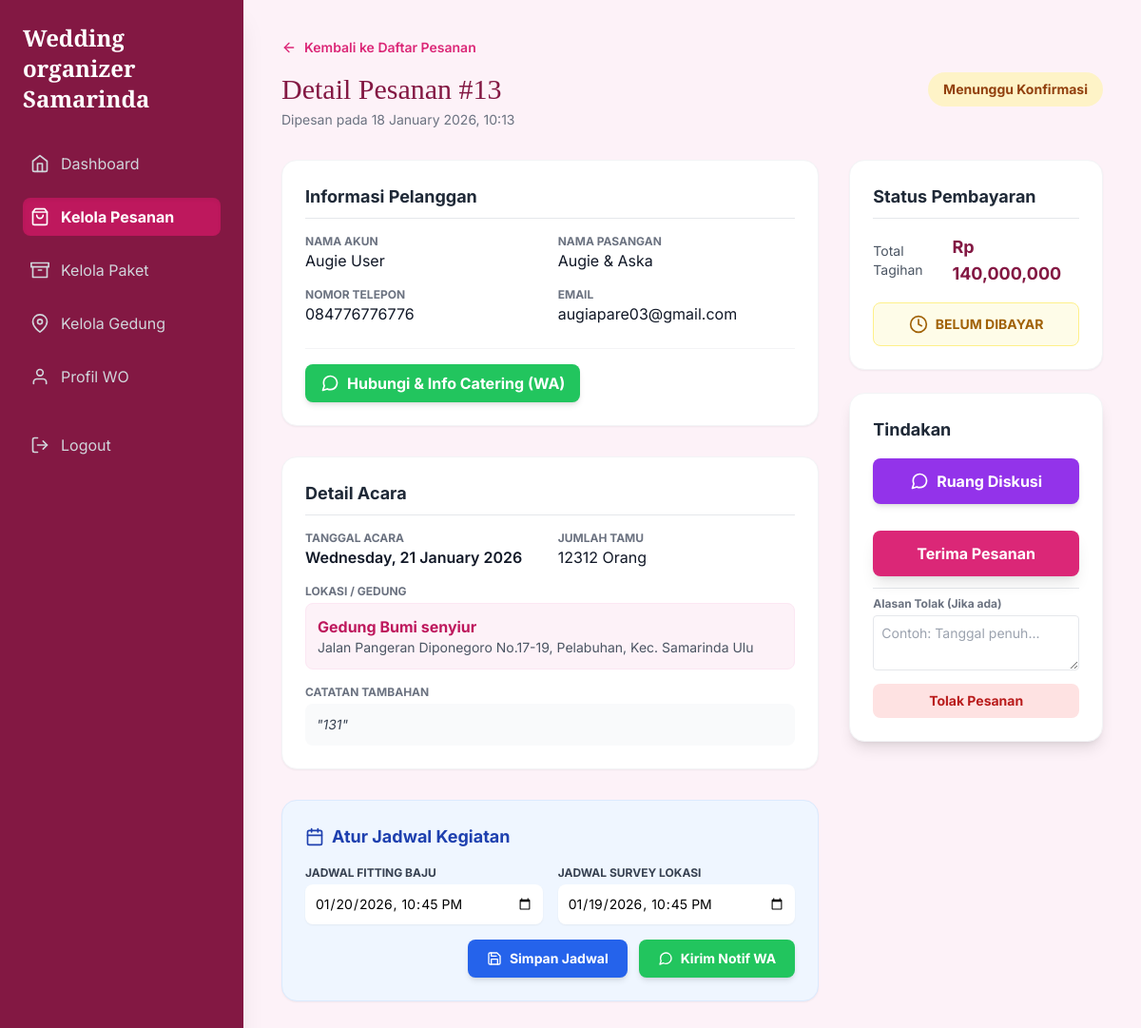
The page /organizer/pesanan/13/ (signed in) on the database as committed earlier.
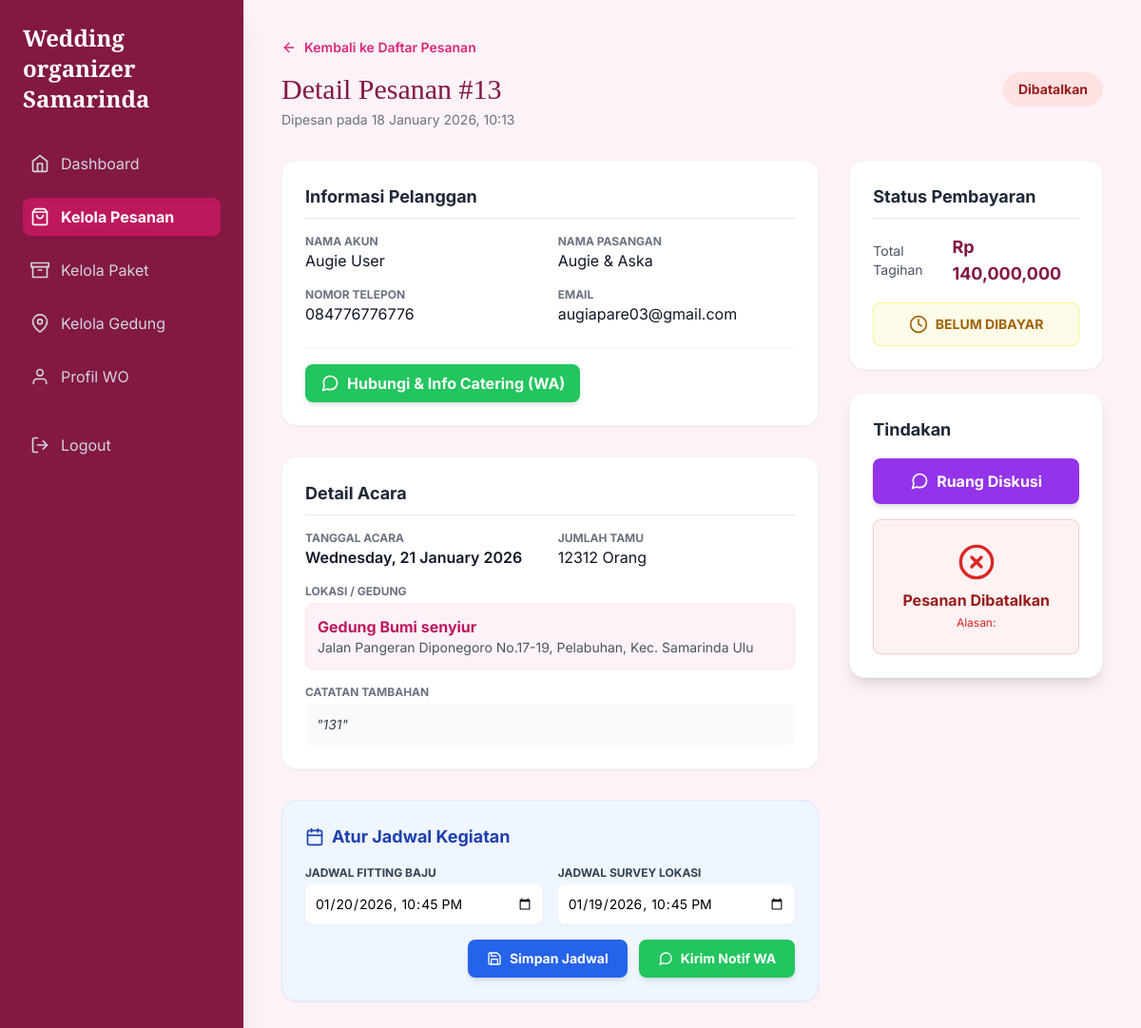
The same page on the database as committed later.
### organizer/models.py (models this page shows, shortened)
class Pesanan(models.Model):
    STATUS_CHOICES = (
        ('menunggu', 'Menunggu Konfirmasi'),
        ('dikonfirmasi', 'Dikonfirmasi'),
        ('disiapkan', 'Sedang Disiapkan'),
        ('selesai', 'Selesai'),
        ('dibatalkan', 'Dibatalkan'),
    )
    PAYMENT_STATUS_CHOICES = (
        ('belum_bayar', 'Belum Dibayar'),
        ('lunas', 'Lunas'),
    )
    paket = models.ForeignKey('Paket', on_delete=models.CASCADE)
    customer = models.ForeignKey(settings.AUTH_USER_MODEL, on_delete=models.CASCADE)
    gedung_dipilih = models.ForeignKey('Gedung', on_delete=models.SET_NULL, null=True, blank=True, related_name='pesanan_gedung')
    tgl_acara = models.DateField()
    status = models.CharField(max_length=20, choices=STATUS_CHOICES, default='menunggu')
    tgl_pesan = models.DateTimeField(auto_now_add=True)
    nama_pasangan = models.CharField(max_length=200, null=True)
    telepon = models.CharField(max_length=20, null=True)
    lokasi_acara = models.CharField(max_length=255, null=True, help_text="Diisi manual jika paket Tanpa Gedung")
    jumlah_tamu = models.IntegerField(null=True)
    catatan = models.TextField(blank=True, null=True)
    status_pembayaran = models.CharField(max_length=20, choices=PAYMENT_STATUS_CHOICES, default='belum_bayar')
    catatan_pembatalan = models.TextField(blank=True, null=True)
    tgl_fitting = models.DateTimeField(null=True, blank=True, help_text="Jadwal fitting baju pengantin")
    tgl_survey = models.DateTimeField(null=True, blank=True, help_text="Jadwal survey lokasi/gedung")

class Gedung(models.Model):
    KATEGORI_CHOICES = [
        ('S', 'S (Small)'),
        ('M', 'M (Medium)'),
        ('L', 'L (Large)'),
    ]
    wo = models.ForeignKey(
        settings.AUTH_USER_MODEL,
        on_delete=models.SET_NULL,
        null=True,
        blank=True,
        related_name='gedung_wo'
    )
    nama_gedung = models.CharField(max_length=100)
    lokasi = models.CharField(max_length=255)
    kapasitas = models.CharField(max_length=100)
    harga_sewa = models.DecimalField(max_digits=12, decimal_places=2)
    foto_gedung = models.ImageField(upload_to='gedung_photos/', null=True, blank=True)
    deskripsi = models.TextField(null=True, blank=True)
    kategori = models.CharField(max_length=1, choices=KATEGORI_CHOICES, default='M')
    fasilitas = models.TextField(null=True, blank=True)
    is_active = models.BooleanField(default=True, verbose_name="Status Aktif")
    created_at = models.DateTimeField(default=timezone.now)

class Paket(models.Model):
    KATEGORI_PAKET_CHOICES = [
        ('non_gedung', '❌ Tanpa Gedung / Venue Bebas'),
        ('S', '🏢 Gedung Small (S)'),
        ('M', '🏢 Gedung Medium (M)'),
        ('L', '🏢 Gedung Large (L)'),
    ]
    wo = models.ForeignKey(settings.AUTH_USER_MODEL, on_delete=models.CASCADE, related_name='paket_wo')
    nama_paket = models.CharField(max_length=100)
    harga = models.DecimalField(max_digits=12, decimal_places=2)
    deskripsi = models.TextField()
    foto = models.ImageField(upload_to='paket_fotos/', null=True, blank=True)
    is_active = models.BooleanField(default=True)
    kategori_gedung = models.CharField(
        max_length=20,
        choices=KATEGORI_PAKET_CHOICES,
        default='non_gedung',
        help_text="Tentukan apakah paket ini termasuk fasilitas gedung, dan kategori apa."
    )
    created_at = models.DateTimeField(default=timezone.now)

### organizer/views.py (the view, shortened to what this page needs)
# urls.py: path('pesanan/<int:pesanan_id>/', views.detail_pesanan_view, name='detail_pesanan'),
@login_required
def detail_pesanan_view(request, pesanan_id):
    pesanan = get_object_or_404(Pesanan, id=pesanan_id)
    if pesanan.paket.wo != request.user: return redirect('kelola_pesanan')
    wa_link = "#"
    no_hp_clean = ""
    if pesanan.telepon:
        no_hp_clean = pesanan.telepon.replace(" ", "").replace("-", "")
        if no_hp_clean.startswith("0"):
            no_hp_clean = "62" + no_hp_clean[1:]
        pesan_wa_gen = f"Halo {pesanan.customer.first_name}, Pesanan #{pesanan.id} ({pesanan.paket.nama_paket}) telah kami terima/konfirmasi.\n\n"
        pesan_wa_gen += "Untuk diskusi lebih lanjut atau pemilihan MENU CATERING, silakan balas pesan ini.\n"
        try:
             pesan_wa_gen += f"👉 Instagram: @{pesanan.paket.wo.profilwo.nama_brand.replace(' ', '').lower()}\n\nTerima kasih!"
        except:
             pesan_wa_gen += "Terima kasih!"
        wa_link = f"https://wa.me/{no_hp_clean}?text={urllib.parse.quote(pesan_wa_gen)}"
    wa_link_jadwal = "#"
    if no_hp_clean: # Gunakan nomor HP yg sudah bersih
        tgl_fitting_str = pesanan.tgl_fitting.strftime('%d %B %Y %H:%M') if pesanan.tgl_fitting else 'Belum ditentukan'
        tgl_survey_str = pesanan.tgl_survey.strftime('%d %B %Y %H:%M') if pesanan.tgl_survey else 'Belum ditentukan'
        pesan_wa_jadwal = f"Halo Kak {pesanan.customer.first_name}, berikut update jadwal persiapan pernikahan Anda:\n\n"
        pesan_wa_jadwal += f"👔 *Jadwal Fitting:* {tgl_fitting_str}\n"
        pesan_wa_jadwal += f"📍 *Jadwal Survey:* {tgl_survey_str}\n\n"
        pesan_wa_jadwal += "Mohon konfirmasinya ya kak. Terima kasih! 🙏"
        wa_link_jadwal = f"https://wa.me/{no_hp_clean}?text={urllib.parse.quote(pesan_wa_jadwal)}"
    context = {
        'pesanan': pesanan,
        'page_title': f'Detail Pesanan #{pesanan.id}',
        'wa_link': wa_link,                 # Ini untuk tombol "Hubungi & Info Catering"
        'wa_link_jadwal': wa_link_jadwal    # Ini untuk tombol "Kirim Notif WA"
    }
    return render(request, 'organizer/detail_pesanan.html', context)

### organizer/templates/organizer/detail_pesanan.html (shortened to what the changed rows need)
{% load humanize %}
<!DOCTYPE html>
<html lang="id">
<head>
    <script src="https://cdn.tailwindcss.com"></script>
</head>
<body class="min-h-screen relative">
    <div class="flex">
        <aside id="sidebar" class="bg-primary-dark text-white w-64 min-h-screen fixed inset-y-0 left-0 transform -translate-x-full lg:translate-x-0 transition-transform duration-200 ease-in-out z-40 shadow-xl overflow-y-auto">
            <div class="p-6">
                <div class="flex justify-between items-center mb-8">
                    <h1 class="text-2xl font-serif-display font-bold">Wedding organizer Samarinda</h1>
                </div>
            </div>
        </aside>
        <main class="flex-1 p-6 md:p-10 lg:ml-64 w-full">
            <header class="mb-8">
                <div class="flex flex-col md:flex-row justify-between md:items-start gap-4">
                    <div>
                        <h2 class="text-2xl md:text-3xl font-serif-display text-primary-dark">Detail Pesanan #{{ pesanan.id }}</h2>
                        <p class="text-gray-500 mt-1 text-sm">Dipesan pada {{ pesanan.tgl_pesan|date:"d F Y, H:i" }}</p>
                    </div>
                    <span class="status-badge status-{{ pesanan.status }} text-sm px-4 py-2 self-start">
                        {{ pesanan.get_status_display }}
                    </span>
                </div>
            </header>
            <div class="grid grid-cols-1 lg:grid-cols-3 gap-8">
                <div class="lg:col-span-2 space-y-8">
                    <div class="bg-white p-6 rounded-2xl shadow-sm border border-gray-100">
                        <div class="grid grid-cols-1 sm:grid-cols-2 gap-4">
                            <div>
                                <p class="text-xs text-gray-500 uppercase font-bold">Nama Akun</p>
                                <p class="text-gray-900">{{ pesanan.customer.get_full_name|default:pesanan.customer.username }}</p>
                            </div>
                            <div>
                                <p class="text-xs text-gray-500 uppercase font-bold">Nama Pasangan</p>
                                <p class="text-gray-900">{{ pesanan.nama_pasangan }}</p>
                            </div>
                            <div>
                                <p class="text-xs text-gray-500 uppercase font-bold">Nomor Telepon</p>
                                <p class="text-gray-900">{{ pesanan.telepon }}</p>
                            </div>
                            <div>
                                <p class="text-xs text-gray-500 uppercase font-bold">Email</p>
                                <p class="text-gray-900">{{ pesanan.customer.email }}</p>
                            </div>
                        </div>
                    </div>
                    <div class="bg-white p-6 rounded-2xl shadow-sm border border-gray-100">
                        <div class="grid grid-cols-2 gap-4 mb-4">
                            <div>
                                <p class="text-xs text-gray-500 uppercase font-bold">Tanggal Acara</p>
                                <p class="text-gray-900 font-semibold">{{ pesanan.tgl_acara|date:"l, d F Y" }}</p>
                            </div>
                            <div>
                                <p class="text-xs text-gray-500 uppercase font-bold">Jumlah Tamu</p>
                                <p class="text-gray-900">{{ pesanan.jumlah_tamu }} Orang</p>
                            </div>
                        </div>
                        <div class="mb-4">
                            {% if pesanan.gedung_dipilih %}
                                <div class="bg-pink-50 p-3 rounded-lg border border-pink-100">
                                    <p class="font-bold text-pink-700">{{ pesanan.gedung_dipilih.nama_gedung }}</p>
                                    <p class="text-sm text-gray-600">{{ pesanan.gedung_dipilih.lokasi }}</p>
                                </div>
                            {% else %}
                                <div class="bg-gray-100 p-3 rounded-lg border border-gray-200">
                                    <p class="font-bold text-gray-700">{{ pesanan.lokasi_acara|default:"Lokasi Bebas (Tanpa Gedung)" }}</p>
                                </div>
                            {% endif %}
                        </div>
                        <div>
                            <p class="text-xs text-gray-500 uppercase font-bold mb-1">Catatan Tambahan</p>
                            <p class="text-gray-700 bg-gray-50 p-3 rounded-lg italic text-sm">"{{ pesanan.catatan|default:'Tidak ada catatan.' }}"</p>
                        </div>
                    </div>
                    <div class="bg-blue-50 p-6 rounded-2xl border border-blue-100 shadow-sm">
                        <form method="POST">
                            <div class="grid grid-cols-1 md:grid-cols-2 gap-4">
                                <div>
                                    <label class="block text-xs font-bold text-gray-700 mb-1 uppercase">Jadwal Fitting Baju</label>
                                    <input type="datetime-local" name="tgl_fitting"
                                           value="{{ pesanan.tgl_fitting|date:'Y-m-d\TH:i' }}"
                                           class="w-full border-gray-300 rounded-lg p-2.5 focus:ring-blue-500 focus:border-blue-500 text-sm shadow-sm">
                                </div>
                                <div>
                                    <label class="block text-xs font-bold text-gray-700 mb-1 uppercase">Jadwal Survey Lokasi</label>
                                    <input type="datetime-local" name="tgl_survey"
                                           value="{{ pesanan.tgl_survey|date:'Y-m-d\TH:i' }}"
                                           class="w-full border-gray-300 rounded-lg p-2.5 focus:ring-blue-500 focus:border-blue-500 text-sm shadow-sm">
                                </div>
                            </div>
                        </form>
                    </div>
                </div>
                <div class="space-y-6">
                    <div class="bg-white p-6 rounded-2xl shadow-sm border border-gray-100">
                        <div class="flex justify-between items-center mb-2">
                            <span class="text-gray-600 text-sm">Total Tagihan</span>
                            <span class="font-bold text-lg text-primary-dark">Rp
                                {% if pesanan.gedung_dipilih %}
                                    {{ pesanan.paket.harga|add:pesanan.gedung_dipilih.harga_sewa|intcomma }}
                                {% else %}
                                    {{ pesanan.paket.harga|intcomma }}
                                {% endif %}
                            </span>
                        </div>
                    </div>
                    <div class="bg-white p-6 rounded-2xl shadow-lg border border-gray-100 sticky top-24">
                        <form method="POST" class="space-y-3">
                            {% if pesanan.status == 'menunggu' %}
                                <button type="submit" name="aksi" value="terima" class="w-full btn-primary py-3 rounded-lg font-bold shadow-lg hover:shadow-pink-500/30 transition">
                                    Terima Pesanan
                                </button>
                                <div class="pt-2 border-t mt-2">
                                    <label class="text-xs font-bold text-gray-500 mb-1 block">Alasan Tolak (Jika ada)</label>
                                    <textarea name="alasan_tolak" class="w-full border rounded p-2 text-sm mb-2 focus:ring-red-500 focus:border-red-500" rows="2" placeholder="Contoh: Tanggal penuh..."></textarea>
                                    <button type="submit" name="aksi" value="tolak" class="w-full bg-red-100 text-red-700 py-2 rounded-lg font-bold hover:bg-red-200 transition text-sm">
                                        Tolak Pesanan
                                    </button>
                                </div>
                            {% elif pesanan.status == 'selesai' %}
                                <div class="text-center p-6 bg-green-50 rounded-lg border border-green-200">
                                    <i data-feather="check-circle" class="w-10 h-10 text-green-600 mx-auto mb-2"></i>
                                    <h4 class="font-bold text-green-800">Pesanan Selesai</h4>
                                    <p class="text-xs text-green-600 mt-1">Terima kasih atas kerja keras Anda!</p>
                                </div>
                            {% elif pesanan.status == 'dibatalkan' %}
                                <div class="text-center p-6 bg-red-50 rounded-lg border border-red-200">
                                    <i data-feather="x-circle" class="w-10 h-10 text-red-600 mx-auto mb-2"></i>
                                    <h4 class="font-bold text-red-800">Pesanan Dibatalkan</h4>
                                    <p class="text-xs text-red-600 mt-1">Alasan: {{ pesanan.catatan_pembatalan }}</p>
                                </div>
                            {% endif %}
                        </form>
                    </div>
                </div>
            </div>
        </main>
    </div>
</body>
</html>

Rows that differ between the two databases and show on the page:
changed Pesanan "Augie & Aska": status "Menunggu Konfirmasi" → "Dibatalkan"
Other text that changed with them:
text no longer shown: "Terima Pesanan Alasan Tolak (Jika ada) Tolak Pesanan"
text now shown: "Pesanan Dibatalkan Alasan:"
